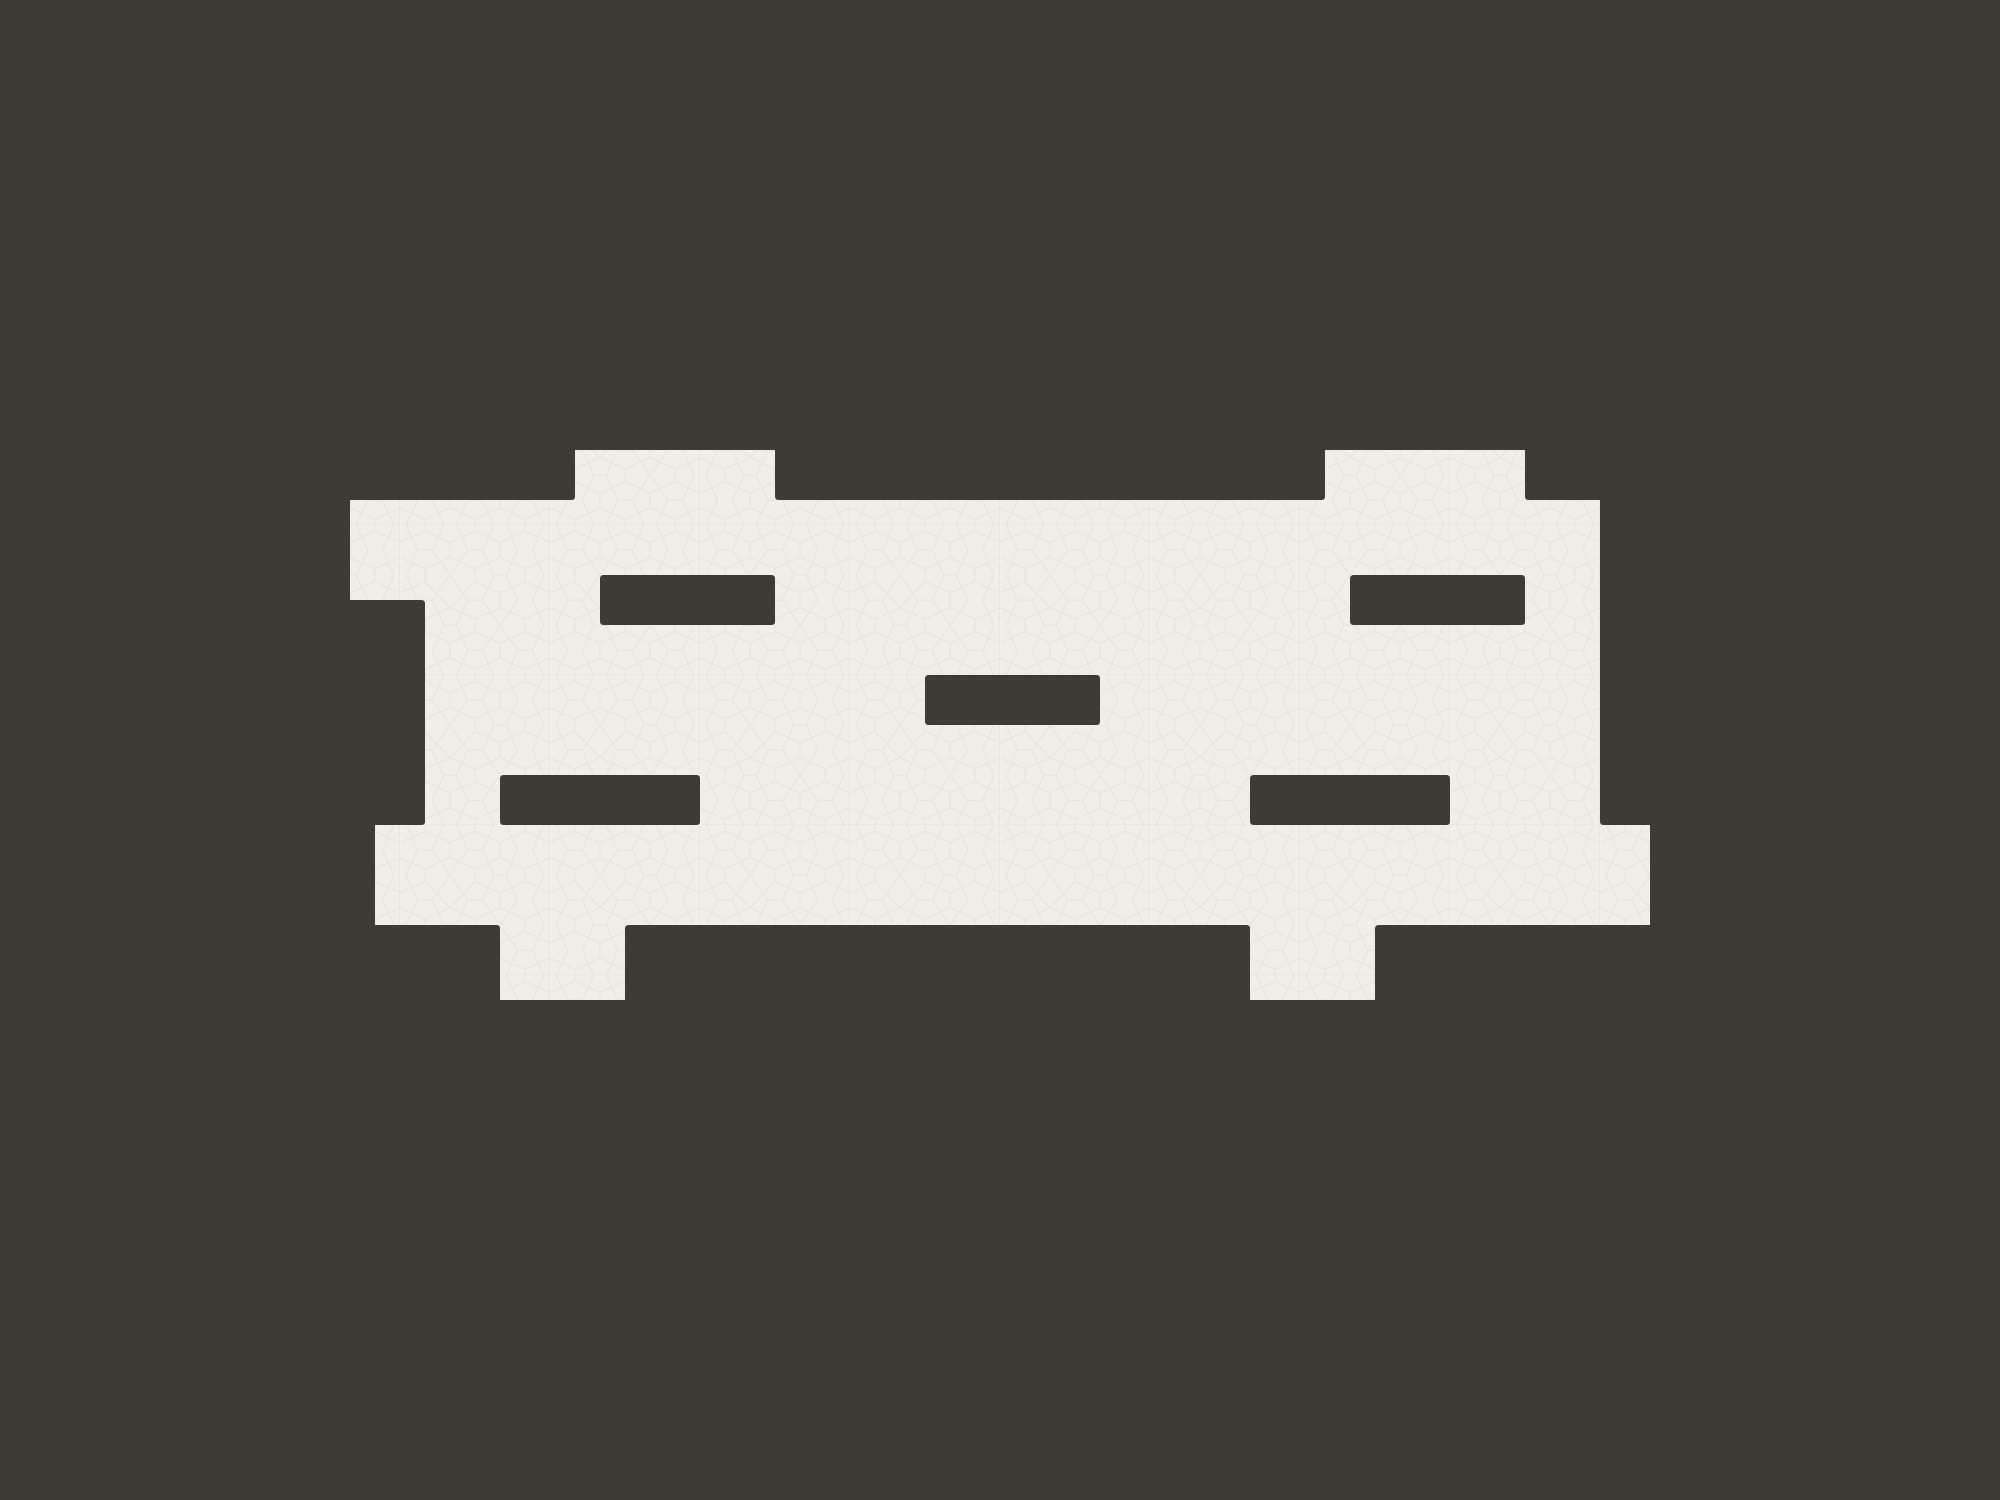

Below is a game level as drawn by its tile map, then a one-line description and the .tmx that defines it (tile-layer data replaced by summaries):
An orthogonal 80x60 tile map with 25x25 px tiles, 2 tile layers (bg, walls), 2 tilesets and 31 objects (5x 3, 1, 2, 4, 5, ...).

<map version="1.0" tiledversion="1.0.3" orientation="orthogonal" renderorder="right-down" width="80" height="60" tilewidth="25" tileheight="25" nextobjectid="510">
 <tileset firstgid="1" name="tiles" tilewidth="25" tileheight="25" tilecount="144" columns="16">
  <image source="tiles.png" width="400" height="225" />
  <tile id="0">
   <properties>
    <property name="isOpaque" value="true" />
   </properties>
  </tile>
  <tile id="1">
   <properties>
    <property name="isOpaque" value="true" />
   </properties>
  </tile>
  <tile id="2">
   <properties>
    <property name="isOpaque" value="true" />
   </properties>
  </tile>
  <tile id="3">
   <properties>
    <property name="isOpaque" value="true" />
   </properties>
  </tile>
  <tile id="4">
   <properties>
    <property name="isOpaque" value="true" />
   </properties>
  </tile>
  <tile id="5">
   <properties>
    <property name="isOpaque" value="true" />
   </properties>
  </tile>
  <tile id="6">
   <properties>
    <property name="isOpaque" value="true" />
   </properties>
  </tile>
  <tile id="7">
   <properties>
    <property name="isOpaque" value="false" />
   </properties>
   <objectgroup draworder="index">
    <object id="1" x="8" y="8" width="10" height="10" />
   </objectgroup>
  </tile>
  <tile id="16">
   <properties>
    <property name="isOpaque" value="false" />
   </properties>
  </tile>
  <tile id="18">
   <properties>
    <property name="isOpaque" value="false" />
   </properties>
  </tile>
  <tile id="19">
   <properties>
    <property name="isOpaque" value="false" />
   </properties>
  </tile>
  <tile id="20">
   <properties>
    <property name="isOpaque" value="false" />
   </properties>
  </tile>
  <tile id="21">
   <properties>
    <property name="isOpaque" value="false" />
   </properties>
  </tile>
  <tile id="22">
   <properties>
    <property name="isOpaque" value="false" />
   </properties>
  </tile>
  <tile id="23">
   <properties>
    <property name="isOpaque" value="false" />
   </properties>
  </tile>
  <tile id="32">
   <properties>
    <property name="isOpaque" value="false" />
   </properties>
  </tile>
  <tile id="33">
   <properties>
    <property name="isOpaque" value="false" />
   </properties>
  </tile>
  <tile id="34">
   <properties>
    <property name="isOpaque" value="false" />
   </properties>
  </tile>
  <tile id="35">
   <properties>
    <property name="isOpaque" value="false" />
   </properties>
  </tile>
  <tile id="36">
   <properties>
    <property name="isOpaque" value="false" />
   </properties>
  </tile>
  <tile id="37">
   <properties>
    <property name="isOpaque" value="false" />
   </properties>
  </tile>
  <tile id="38">
   <properties>
    <property name="isOpaque" value="false" />
   </properties>
  </tile>
 </tileset>
 <tileset firstgid="145" name="tiles" tilewidth="25" tileheight="25" tilecount="144" columns="16">
  <image source="tiles.png" width="400" height="225" />
  <tile id="0">
   <properties>
    <property name="isOpaque" value="true" />
   </properties>
  </tile>
  <tile id="1">
   <properties>
    <property name="isOpaque" value="true" />
   </properties>
  </tile>
  <tile id="2">
   <properties>
    <property name="isOpaque" value="true" />
   </properties>
  </tile>
  <tile id="3">
   <properties>
    <property name="isOpaque" value="true" />
   </properties>
  </tile>
  <tile id="4">
   <properties>
    <property name="isOpaque" value="true" />
   </properties>
  </tile>
  <tile id="5">
   <properties>
    <property name="isOpaque" value="true" />
   </properties>
  </tile>
  <tile id="6">
   <properties>
    <property name="isOpaque" value="true" />
   </properties>
  </tile>
  <tile id="7">
   <properties>
    <property name="isOpaque" value="false" />
   </properties>
   <objectgroup draworder="index">
    <object id="1" x="8" y="8" width="10" height="10" />
   </objectgroup>
  </tile>
  <tile id="16">
   <properties>
    <property name="isOpaque" value="false" />
   </properties>
  </tile>
  <tile id="18">
   <properties>
    <property name="isOpaque" value="false" />
   </properties>
  </tile>
  <tile id="19">
   <properties>
    <property name="isOpaque" value="false" />
   </properties>
  </tile>
  <tile id="20">
   <properties>
    <property name="isOpaque" value="false" />
   </properties>
  </tile>
  <tile id="21">
   <properties>
    <property name="isOpaque" value="false" />
   </properties>
  </tile>
  <tile id="22">
   <properties>
    <property name="isOpaque" value="false" />
   </properties>
  </tile>
  <tile id="23">
   <properties>
    <property name="isOpaque" value="false" />
   </properties>
  </tile>
  <tile id="32">
   <properties>
    <property name="isOpaque" value="false" />
   </properties>
  </tile>
  <tile id="33">
   <properties>
    <property name="isOpaque" value="false" />
   </properties>
  </tile>
  <tile id="34">
   <properties>
    <property name="isOpaque" value="false" />
   </properties>
  </tile>
  <tile id="35">
   <properties>
    <property name="isOpaque" value="false" />
   </properties>
  </tile>
  <tile id="36">
   <properties>
    <property name="isOpaque" value="false" />
   </properties>
  </tile>
  <tile id="37">
   <properties>
    <property name="isOpaque" value="false" />
   </properties>
  </tile>
  <tile id="38">
   <properties>
    <property name="isOpaque" value="false" />
   </properties>
  </tile>
 </tileset>
 <layer name="bg" width="80" height="60">
  <data>[4800 cells, 1800 non-empty, 36 distinct tile ids]</data>
 </layer>
 <layer name="walls" width="80" height="60">
  <data>[4800 cells, 3985 non-empty, 5 distinct tile ids]</data>
 </layer>
 <objectgroup name="player-spawn">
  <object id="498" x="861" y="696">
   <ellipse />
  </object>
 </objectgroup>
 <objectgroup name="navmesh-shrunken">
  <object id="463" x="362.5" y="512.5" width="225" height="75" />
  <object id="464" x="587.5" y="462.5" width="175" height="50" />
  <object id="465" x="587.5" y="512.5" width="1000" height="50" />
  <object id="466" x="787.5" y="562.5" width="325" height="75" />
  <object id="467" x="587.5" y="637.5" width="325" height="125" />
  <object id="468" x="437.5" y="587.5" width="150" height="175" />
  <object id="469" x="437.5" y="762.5" width="50" height="75" />
  <object id="470" x="387.5" y="837.5" width="1250" height="75" />
  <object id="471" x="512.5" y="912.5" width="100" height="75" />
  <object id="472" x="712.5" y="762.5" width="525" height="75" />
  <object id="482" x="1337.5" y="462.5" width="175" height="50" />
  <object id="484" x="1539" y="562.5" width="48.5" height="75" />
  <object id="485" x="1337.5" y="637.5" width="250" height="125" />
  <object id="486" x="1112.5" y="562.5" width="225" height="200" />
  <object id="489" x="1262.5" y="912.5" width="100" height="75" />
  <object id="490" x="1462.5" y="762.5" width="125" height="75" />
  <object id="491" x="912.5" y="737.5" width="200" height="25" />
  <object id="492" x="912.5" y="637.5" width="200" height="25" />
 </objectgroup>
 <objectgroup name="pickups">
  <object id="136" name="1" x="381.25" y="537.5" width="25" height="25" />
  <object id="138" name="2" x="662.5" y="475" width="25" height="25" />
  <object id="139" name="4" x="425" y="862.5" width="25" height="25" />
  <object id="140" name="5" x="956.25" y="862.5" width="25" height="25" />
  <object id="141" name="6" x="575" y="687.5" width="25" height="25" />
  <object id="458" name="3" x="937.5" y="587.5" width="25" height="25" />
  <object id="493" name="3" x="1418.75" y="475" width="25" height="25" />
  <object id="494" name="3" x="1300" y="937.5" width="25" height="25" />
  <object id="495" name="3" x="1462.5" y="693.75" width="25" height="25" />
  <object id="496" name="3" x="1206.25" y="662.5" width="25" height="25" />
 </objectgroup>
</map>
